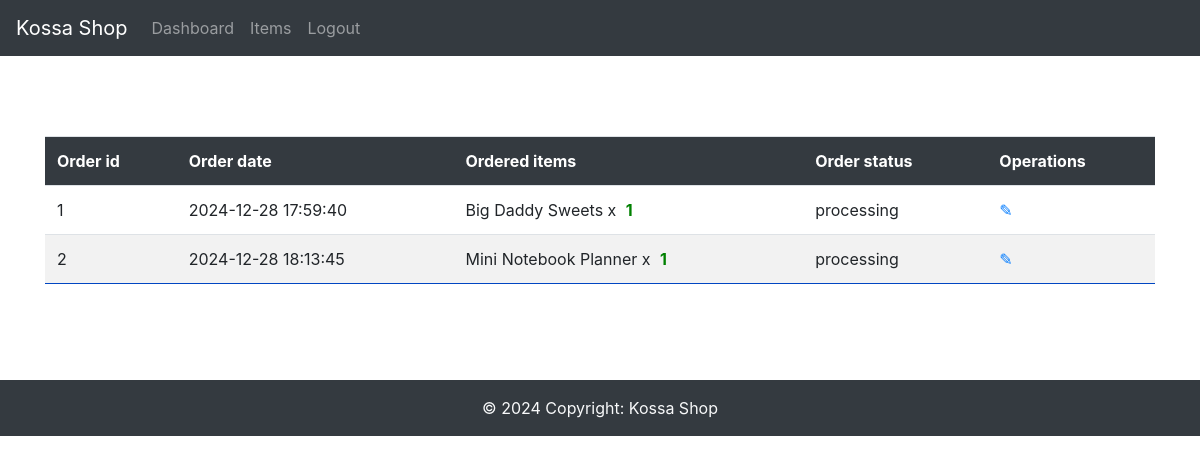
The page /admin/ (signed in) on the database its author committed.
### app/db_models.py (models this page shows)
class Order(db.Model):
    __tablename__ = "orders"
    id = db.Column(db.Integer, primary_key=True)
    uid = db.Column(db.Integer, db.ForeignKey('users.id'), nullable=False)
    date = db.Column(db.DateTime, nullable=False)
    status = db.Column(db.String(50), nullable=False)
    items = db.relationship("Ordered_item", backref="order")
    user = db.relationship('User', back_populates='orders', lazy=True)

class Ordered_item(db.Model):
    __tablename__ = "ordered_items"
    id = db.Column(db.Integer, primary_key=True)
    oid = db.Column(db.Integer, db.ForeignKey('orders.id'), nullable=False)
    itemid = db.Column(db.Integer, db.ForeignKey('items.id'), nullable=False)
    quantity = db.Column(db.Integer, db.ForeignKey('cart.quantity'), nullable=False)

class Item(db.Model):
    __tablename__ = "items"
    id = db.Column(db.Integer, primary_key=True)
    name = db.Column(db.String(100), nullable=False)
    price = db.Column(db.Float, nullable=False)
    category = db.Column(db.Text, nullable=False)
    image = db.Column(db.String(250), nullable=False)
    details = db.Column(db.String(250), nullable=False)
    price_id = db.Column(db.String(250), nullable=False)
    orders = db.relationship("Ordered_item", backref="item")
    in_cart = db.relationship("Cart", backref="item")

### app/funcs.py (the view)
	def wrapper(*args, **kwargs):
		if current_user.is_authenticated and current_user.admin == 1:
			return func(*args, **kwargs)
		else:
			return "You are not Authorized to access this URL."

### app/__init__.py (called while the page is built)
@app.context_processor
def inject_now():
	return {'now': datetime.utcnow()}

@login_manager.user_loader
def load_user(user_id):
	return User.query.get(user_id)

### app/admin/routes.py (called while the page is built)
@admin.route('/')
@admin_only
def dashboard():
    orders = Order.query.all()
    return render_template("admin/home.html", orders=orders)

### app/funcs.py (called while the page is built)
def admin_only(func):
	def wrapper(*args, **kwargs):
		if current_user.is_authenticated and current_user.admin == 1:
			return func(*args, **kwargs)
		else:
			return "You are not Authorized to access this URL."
	wrapper.__name__ = func.__name__
	return wrapper

### app/admin/templates/admin/home.html (shortened to what this page needs)
{% extends "admin/base.html" %}
{% block content %}
    {% if not orders %}
		<div class="flash-error">No orders have been placed yet.</div>
	{% else %}
    <table class="table table-striped">
        <tr>
            <th>Order id</th>
            <th>Order date</th>
			<th>Ordered items</th>
			<th>Order status</th>
			<th>Operations</th>
        </tr>
    {% for order in orders %}
        <tr>
            <td>{{ order.id }}</td>
            <td>{{ order.date.strftime('%Y-%m-%d %H:%M:%S') }}</td>
			<td>
				{% for i in order.items %}
				{{ i.item.name }} x <span class="success">{{ i.quantity }}</span><br>
				{% endfor %}
			</td>
			<td>{{ order.status }}</td>
			<td>
				<a href="{{ url_for('admin.edit', type='order', id=order.id) }}">&#9998;</a>
			</td>
        </tr>
    {% endfor %}
    </table>
	{% endif %}
{% endblock %}

### app/admin/static/styles.css (style rules this page uses)
table { margin: 0 auto; }
table th { color: white; background-color: #343a40; padding: 15px; }
table tr { border-bottom:1px solid #0046C2; }
table td, th { padding:5px 30px; }
.flash-error, .help-block, .success { text-align: center; padding: 5px; font-weight:bold; }
.success { color:green; }

### rows shown on the page
Order: id "1", date "2024-12-28 17:59:40", status "processing"
Ordered_item: item.name "Big Daddy Sweets", quantity "1"
Order: id "2", date "2024-12-28 18:13:45", status "processing"
Ordered_item: item.name "Mini Notebook Planner", quantity "1"
